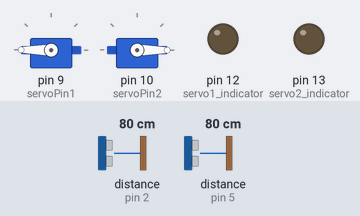
Recording of a sketch running on a simulated Arduino Uno, built with avr-gcc and run on an emulated ATmega328P. On the bench: 2 × servo, output pins drawn as LEDs (lit = HIGH). Wiring (inferred from the names in the program): 2 × ultrasonic range finder: trigger pin 3, echo pin 2 / trigger pin 4, echo pin 5. The test bench sets the inputs (shaded band); at power-on: distance to the obstacle (sensors on pin 2, pin 5) 80 cm. The echo pulse lasts 58.3 µs per cm; pins used as bus, display or sensor lines are not drawn.

Above: at 2.2 s.
2.3 s: distance to the obstacle (sensor on pin 2) set to 22 cm
3.8 s: distance to the obstacle (sensor on pin 2) set to 18 cm
At 4.3 s:
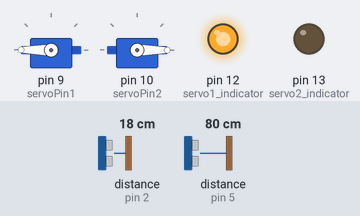
5.3 s: distance to the obstacle (sensor on pin 5) set to 23 cm
6.8 s: distance to the obstacle (sensor on pin 5) set to 19 cm
At 7.5 s:
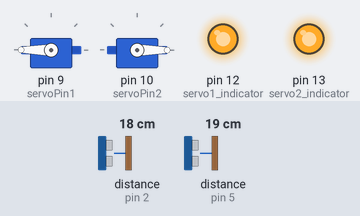
12.8 s: distance to the obstacle (sensor on pin 2) set to 35 cm
At 14.5 s:
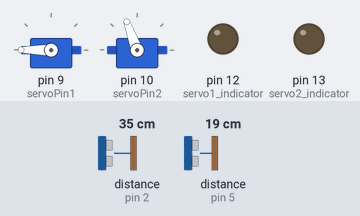
15.3 s: distance to the obstacle (sensor on pin 2) set to 2 cm
At 16.4 s:
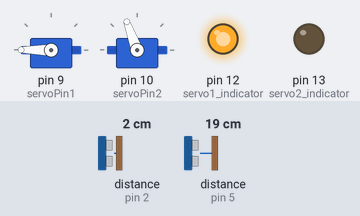
Timing chart, 0 to 18.3 s (numbered marks = the images above; inputs shaded):
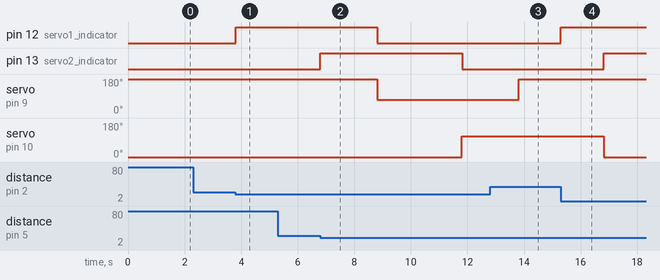

Measured:
- the behaviour switches between 21 and 20 cm on distance to the obstacle (sensor on pin 2) (found by bisection; images 0 and 1)
- the behaviour switches between 21 and 20 cm on distance to the obstacle (sensor on pin 5) (found by bisection; images 1 and 2)
- after the input at 2.3 s, every drawn part: stays the same
- after the input at 3.8 s, pin 12 (servo1_indicator): LOW → HIGH at once
- after the input at 5.3 s, every drawn part: stays the same
- after the input at 6.8 s, pin 13 (servo2_indicator): LOW → HIGH at once, → LOW 5.0 s later; servo on pin 10 (servoPin2): 0° → 110° after 5.0 s
- after the input at 12.8 s, pin 12 (servo1_indicator): stays LOW (without the input it goes to HIGH after 1.0 s)
- after the input at 15.3 s, pin 12 (servo1_indicator): LOW → HIGH at once

The sketch:

code.ino
```cpp
#define echoPin1 2
#define trigPin1 3
#define echoPin2 5
#define trigPin2 4
#include <Servo.h>//library
int* checkDistance();
void openGate(int gateno, long instant);
void closeGate(int gateno, long instant);
Servo servo1, servo2;
int servoPin1 = 9;
int servoPin2 = 10;
static unsigned long myTime1, myTime2;
int distance[2];
int check1, check2;

void setup()
{pinMode(13, OUTPUT);//servo2 indicator
  pinMode(12, OUTPUT);//servo1 indicator
  pinMode(trigPin1, OUTPUT);
  pinMode(echoPin1, INPUT);
  servo1.attach(servoPin1);
  pinMode(trigPin2, OUTPUT);
  pinMode(echoPin2, INPUT);
  servo2.attach(servoPin2);
  Serial.begin(9600);
  servo1.write(180);
  servo2.write(0);
  delay(1000);
}

void loop() {
  int *ptr;
  ptr = checkDistance();

  if (check1 == 0) {
    if (*ptr < 20) {
      myTime1 = millis();
      check1 = 1;
       digitalWrite(12,1);
      openGate(1, myTime1);
    }
  }
  else if (check1 == 1) {
    openGate(1, myTime1);
  }
  else if (check1 == 2) {
    myTime1 = millis();
    check1 = 3;
     digitalWrite(12,0);
    closeGate(2, myTime1);

  }
  else if (check1 == 3) {
    closeGate(1, myTime1);
  }

  if (check2 == 0) {
    if (*(ptr + 1) < 20) {

      myTime2 = millis();
      check2 = 1;
       digitalWrite(13,1);
      openGate(2, myTime2);
    }
  }
  else if (check2 == 1) {

    openGate(2, myTime2);
  }
  else if (check2 == 2) {
    myTime2 = millis();
    check2 = 3;
     digitalWrite(13,0);
    closeGate(2, myTime2);

  }
  else if (check2 == 3) {
    closeGate(2, myTime2);
  }

}

int * checkDistance() {
  digitalWrite(trigPin1, LOW);

  delayMicroseconds(2);

  digitalWrite(trigPin1, HIGH);

  delayMicroseconds(10);
  digitalWrite(trigPin1, LOW); // Turn off the pulse trigger to stop
  // pulse generation
  // If pulse reached the receiver echoPin
  // become high Then pulseIn() returns the
  // time taken by the pulse to reach the
  // receiver

  long duration1 = pulseIn(echoPin1, HIGH);

  distance[0] = duration1 * 0.0344 / 2;

  digitalWrite(trigPin2, LOW);
  delayMicroseconds(2);
  digitalWrite(trigPin2, HIGH);
  delayMicroseconds(10);
  digitalWrite(trigPin2, LOW);
  long duration2 = pulseIn(echoPin2, HIGH);
  distance[1] = duration2 * 0.0344 / 2;// Expression to calculate
  return distance;
}

void openGate(int gateno, long instant) {


  if ((millis() - instant) >= 5000) {

    if (gateno == 1) {

      servo1.write(70);
      check1 = 2;
    }
    else if (gateno == 2 ) {
      servo2.write(110);

      check2 = 2;
    }
  }

}


void closeGate(int gateno, long instant) {

  if ((millis() - instant) >= 5000) {
    if (gateno == 2) {

      servo2.write(0);
      check2 = 0;
    }
    else  if (gateno == 1) {
      servo1.write(180);
      check1 = 0;
    }
  }

}
```
